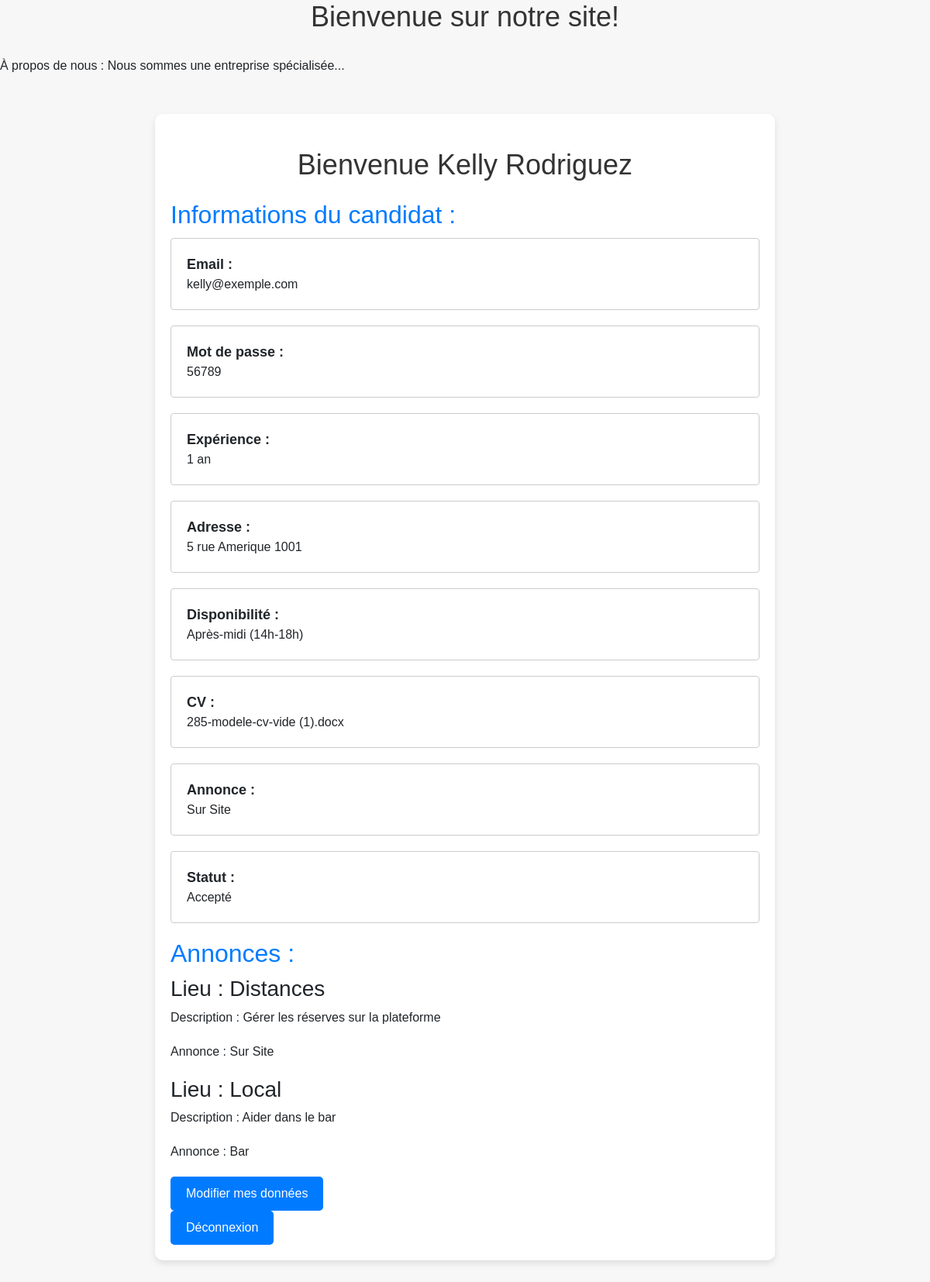
Page /page_candidat.php (signed in) on the committed database.
### tables this page shows
CREATE TABLE `restaurant_candidats` (
  `ID_candidat` int(11) NOT NULL,
  `email` varchar(100) NOT NULL,
  `mot_de_passe` varchar(100) DEFAULT NULL,
  `Nom` varchar(50) DEFAULT NULL,
  `Prenom` varchar(50) DEFAULT NULL,
  `Experience` text DEFAULT NULL,
  `Adresse` varchar(100) DEFAULT NULL,
  `Disponibilite` varchar(100) DEFAULT NULL,
  `CV` varchar(100) DEFAULT NULL,
  `Annonce` varchar(100) DEFAULT NULL,
  `statut` varchar(10) NOT NULL
);

CREATE TABLE `restaurant_annonces` (
  `id_annonce` int(11) NOT NULL,
  `annonce` varchar(50) NOT NULL,
  `lieu` varchar(100) DEFAULT NULL,
  `description` text DEFAULT NULL
);

### page_candidat.php (the view, shortened to what this page needs)
<?php
require_once "./back/config.php";
require_once './back/langue.php';
$candidat_id = $_SESSION['restaurant_candidat_id'];
$requete_candidat = "SELECT email, mot_de_passe, Nom, Prenom, Experience, Adresse, Disponibilite, CV, Annonce, statut FROM restaurant_candidats WHERE ID_candidat = :candidat_id";
$resultat_candidat = $conn->prepare($requete_candidat);
$resultat_candidat->execute([':candidat_id' => $candidat_id]);
$candidat = $resultat_candidat->fetch(PDO::FETCH_ASSOC);
try {
    $requete_annonces = "SELECT lieu, description, annonce FROM restaurant_annonces";
    $resultat_annonces = $conn->query($requete_annonces);
    $annonces = $resultat_annonces->fetchAll(PDO::FETCH_ASSOC);
} catch (PDOException $e) {
    $error_message = "Erreur de connexion à la base de données : " . $e->getMessage();
}
?>
<!DOCTYPE html>
<html lang="fr">
<head>
    <link rel="stylesheet" href="https://maxcdn.bootstrapcdn.com/bootstrap/4.5.2/css/bootstrap.min.css">
    <link rel="stylesheet" href="style.css">
</head>
<body>
    <div class="container">
        <h1 class="my-4">Bienvenue <?php echo isset($candidat['Prenom']) ? $candidat['Prenom'] : ''; ?> <?php echo isset($candidat['Nom']) ? $candidat['Nom'] : ''; ?></h1>
        <h2>Informations du candidat :</h2>
        <ul>
            <li><strong>Email :</strong> <?php echo isset($candidat['email']) ? $candidat['email'] : ''; ?></li>
            <li><strong>Mot de passe :</strong> <?php echo isset($candidat['mot_de_passe']) ? $candidat['mot_de_passe'] : ''; ?></li>
            <li><strong>Expérience :</strong> <?php echo isset($candidat['Experience']) ? $candidat['Experience'] : ''; ?></li>
            <li><strong>Adresse :</strong> <?php echo isset($candidat['Adresse']) ? $candidat['Adresse'] : ''; ?></li>
            <li><strong>Disponibilité :</strong> <?php echo isset($candidat['Disponibilite']) ? $candidat['Disponibilite'] : ''; ?></li>
            <li><strong>CV :</strong> <?php echo isset($candidat['CV']) ? $candidat['CV'] : ''; ?></li>
            <li><strong>Annonce :</strong> <?php echo isset($candidat['Annonce']) ? $candidat['Annonce'] : ''; ?></li>
            <li><strong>Statut :</strong> <?php echo isset($candidat['statut']) ? $candidat['statut'] : ''; ?></li>
        </ul>
        <h2>Annonces :</h2>
        <?php if (!empty($annonces)) { ?>
            <?php foreach ($annonces as $annonce) { ?>
                <h3>Lieu : <?php echo $annonce['lieu']; ?></h3>
                <p>Description : <?php echo $annonce['description']; ?></p>
                <p>Annonce : <?php echo $annonce['annonce']; ?></p>
            <?php } ?>
        <?php } else { ?>
            <p>Aucune annonce disponible pour le moment.</p>
        <?php } ?>
        <a href="modifier_candidat1.php">Modifier mes données</a>
        <br>
        <a href="deconnexion.php">Déconnexion</a>
    </div>
</body>
</html>

### style.css (style rules this page uses)
body { font-family: Arial, sans-serif; background-color: #f7f7f7; margin: 0; padding: 0; }
.container { max-width: 1200px; margin: 0 auto; padding: 20px; }
h1 { font-size: 36px; margin-bottom: 20px; text-align: center; }
ul { list-style: none; padding: 0; }
li { margin-bottom: 20px; padding: 20px; border: 1px solid #ccc; border-radius: 4px; }
li strong { display: block; font-size: 18px; }

### page_candidat.php (style rules this page uses)
body { font-family: Arial, sans-serif; background-color: #f7f7f7; margin: 0; padding: 0; }
.container { max-width: 800px; margin: 50px auto; background-color: #fff; border-radius: 10px; padding: 20px; box-shadow: 0 4px 8px rgba(0, 0, 0, 0.1); }
h1 { text-align: center; margin-bottom: 30px; color: #333; }
h2 { color: #007bff; margin-top: 20px; margin-bottom: 10px; }
p { margin-bottom: 20px; }
a { display: inline-block; background-color: #007bff; color: #fff; padding: 10px 20px; text-decoration: none; border-radius: 5px; transition: background-color 0.3s; }

### rows in the picture
restaurant_candidats: Prenom "Kelly", Nom "Rodriguez", email "kelly@exemple.com", mot_de_passe "56789", Experience "1 an", Adresse "5 rue Amerique 1001", Disponibilite "Après-midi (14h-18h)", CV "285-modele-cv-vide (1).docx", Annonce "Sur Site", statut "Accepté"
restaurant_annonces: lieu "Distances", description "Gérer les réserves sur la plateforme", annonce "Sur Site"
restaurant_annonces: lieu "Local", description "Aider dans le bar", annonce "Bar"

### other values in the picture
$welcome_message "Bienvenue sur notre site!"
$about_message "À propos de nous : Nous sommes une entreprise spécialisée..."
